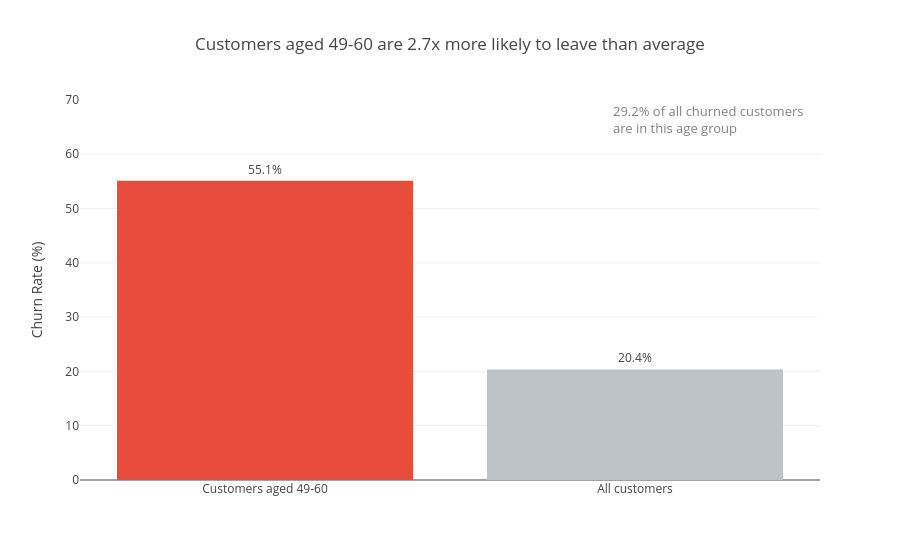

Notebook code for this chart:
### Code cell
df_49_60 = df[df['Age'].between(49, 60)]
group_rate = df_49_60['Exited'].mean() * 100          # 55.10
overall_rate = df['Exited'].mean() * 100              # 20.37
share_of_exited = (
    df_49_60['Exited'].sum() / df['Exited'].sum() * 100   # 29.16
)

plot_df = pd.DataFrame({
    'Group': ['Customers aged 49-60', 'All customers'],
    'Churn Rate': [group_rate, overall_rate],
})
plot_df['label'] = plot_df['Churn Rate'].apply(lambda x: f"{x:.1f}%")

fig = px.bar(
    plot_df,
    x='Group',
    y='Churn Rate',
    text='label',
    color='Group',
    color_discrete_map={
        'Customers aged 49-60': '#e74c3c',
        'All customers': '#bdc3c7',
    },
    title='Customers aged 49-60 are 2.7x more likely to leave than average',
)

fig.update_traces(textposition='outside')

fig.add_annotation(
    x=0.98, y=1.0, xref='paper', yref='paper',
    text=(f"{share_of_exited:.1f}% of all churned customers<br>"
          f"are in this age group"),
    showarrow=False,
    align='left',
    font=dict(size=13, color='gray'),
)

fig.update_layout(
    showlegend=False,
    plot_bgcolor='white',
    xaxis_title=None,
    yaxis_title='Churn Rate (%)',
    yaxis_range=[0, 70],
)
fig.update_yaxes(showgrid=True, gridcolor='#f0f0f0')

fig.show()

### Figure 1 — Plotly figure (JSON) as saved in the notebook; plotly's stock layout.template omitted (floating-point values rounded to 4 significant figures)
{"data": [{"alignmentgroup": "True", "hovertemplate": "Group=%{x}<br>Churn Rate=%{y}<br>label=%{text}<extra></extra>", "legendgroup": "Customers aged 49-60", "marker": {"color": "#e74c3c", "pattern": {"shape": ""}}, "name": "Customers aged 49-60", "offsetgroup": "Customers aged 49-60", "orientation": "v", "showlegend": true, "text": ["55.1%"], "textposition": "outside", "type": "bar", "x": ["Customers aged 49-60"], "xaxis": "x", "y": [55.1], "yaxis": "y"}, {"alignmentgroup": "True", "hovertemplate": "Group=%{x}<br>Churn Rate=%{y}<br>label=%{text}<extra></extra>", "legendgroup": "All customers", "marker": {"color": "#bdc3c7", "pattern": {"shape": ""}}, "name": "All customers", "offsetgroup": "All customers", "orientation": "v", "showlegend": true, "text": ["20.4%"], "textposition": "outside", "type": "bar", "x": ["All customers"], "xaxis": "x", "y": [20.37], "yaxis": "y"}], "layout": {"annotations": [{"align": "left", "font": {"color": "gray", "size": 13}, "showarrow": false, "text": "29.2% of all churned customers<br>are in this age group", "x": 0.98, "xref": "paper", "y": 1, "yref": "paper"}], "barmode": "relative", "legend": {"title": {"text": "Group"}, "tracegroupgap": 0}, "plot_bgcolor": "white", "showlegend": false, "title": {"text": "Customers aged 49-60 are 2.7x more likely to leave than average"}, "xaxis": {"anchor": "y", "categoryarray": ["Customers aged 49-60", "All customers"], "categoryorder": "array", "domain": [0, 1], "title": {}}, "yaxis": {"anchor": "x", "domain": [0, 1], "gridcolor": "#f0f0f0", "range": [0, 70], "showgrid": true, "title": {"text": "Churn Rate (%)"}}}}
